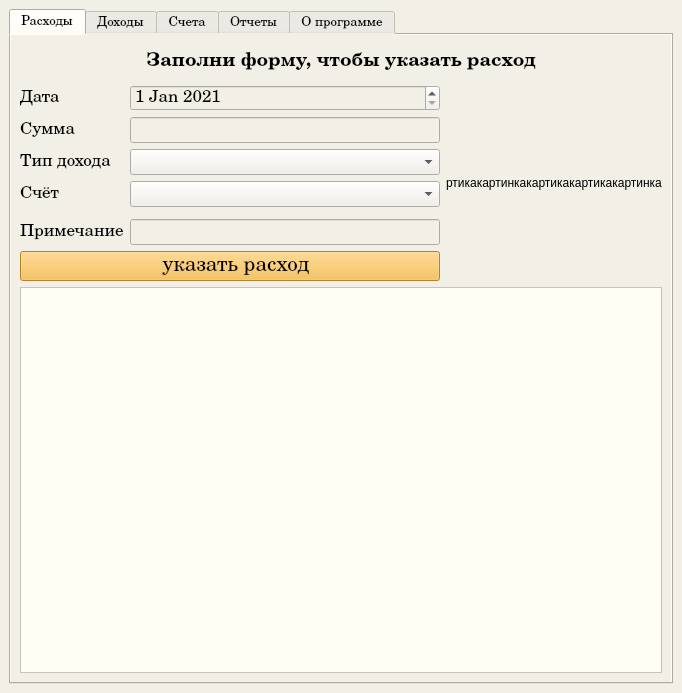
<?xml version="1.0" encoding="UTF-8"?>
<ui version="4.0">
 <class>MainWindow</class>
 <widget class="QMainWindow" name="MainWindow">
  <property name="geometry">
   <rect>
    <x>0</x>
    <y>0</y>
    <width>682</width>
    <height>693</height>
   </rect>
  </property>
  <property name="sizePolicy">
   <sizepolicy hsizetype="Expanding" vsizetype="Expanding">
    <horstretch>0</horstretch>
    <verstretch>0</verstretch>
   </sizepolicy>
  </property>
  <property name="windowTitle">
   <string>Home Money 1.0</string>
  </property>
  <property name="styleSheet">
   <string notr="true">background-color: rgb(242, 239, 230);
</string>
  </property>
  <widget class="QWidget" name="centralwidget">
   <layout class="QGridLayout" name="gridLayout">
    <item row="0" column="0">
     <widget class="QTabWidget" name="tabWidget">
      <property name="font">
       <font>
        <family>Century Schoolbook</family>
        <pointsize>10</pointsize>
       </font>
      </property>
      <property name="currentIndex">
       <number>0</number>
      </property>
      <widget class="QWidget" name="tab_spent">
       <attribute name="title">
        <string>Расходы</string>
       </attribute>
       <layout class="QGridLayout" name="gridLayout_7">
        <item row="2" column="0">
         <widget class="QTableWidget" name="tablespent">
          <property name="font">
           <font>
            <family>Century Schoolbook</family>
           </font>
          </property>
          <property name="styleSheet">
           <string notr="true">background-color: rgb(255, 254, 244);</string>
          </property>
         </widget>
        </item>
        <item row="1" column="0">
         <layout class="QGridLayout" name="gridLayout_3">
          <item row="6" column="1">
           <widget class="QLineEdit" name="write_other_spent">
            <property name="font">
             <font>
              <family>Century Schoolbook</family>
              <pointsize>13</pointsize>
             </font>
            </property>
           </widget>
          </item>
          <item row="2" column="0">
           <widget class="QLabel" name="label_7">
            <property name="font">
             <font>
              <family>Century Schoolbook</family>
              <pointsize>13</pointsize>
             </font>
            </property>
            <property name="text">
             <string>Сумма</string>
            </property>
           </widget>
          </item>
          <item row="4" column="1">
           <widget class="QComboBox" name="write_type_spent">
            <property name="font">
             <font>
              <family>Century Schoolbook</family>
              <pointsize>13</pointsize>
             </font>
            </property>
           </widget>
          </item>
          <item row="1" column="0">
           <widget class="QLabel" name="label_6">
            <property name="font">
             <font>
              <family>Century Schoolbook</family>
              <pointsize>13</pointsize>
             </font>
            </property>
            <property name="text">
             <string>Дата</string>
            </property>
           </widget>
          </item>
          <item row="6" column="0">
           <widget class="QLabel" name="label_14">
            <property name="font">
             <font>
              <family>Century Schoolbook</family>
              <pointsize>13</pointsize>
             </font>
            </property>
            <property name="text">
             <string>Примечание</string>
            </property>
           </widget>
          </item>
          <item row="1" column="1">
           <widget class="QDateEdit" name="write_date_spent">
            <property name="font">
             <font>
              <family>Century Schoolbook</family>
              <pointsize>13</pointsize>
             </font>
            </property>
            <property name="dateTime">
             <datetime>
              <hour>0</hour>
              <minute>0</minute>
              <second>0</second>
              <year>2021</year>
              <month>1</month>
              <day>1</day>
             </datetime>
            </property>
           </widget>
          </item>
          <item row="2" column="1">
           <widget class="QLineEdit" name="write_money_spent">
            <property name="font">
             <font>
              <family>Century Schoolbook</family>
              <pointsize>13</pointsize>
             </font>
            </property>
           </widget>
          </item>
          <item row="3" column="0">
           <widget class="QLabel" name="label_8">
            <property name="font">
             <font>
              <family>Century Schoolbook</family>
              <pointsize>13</pointsize>
             </font>
            </property>
            <property name="text">
             <string>Тип дохода</string>
            </property>
           </widget>
          </item>
          <item row="3" column="1">
           <widget class="QComboBox" name="write_checking_spent">
            <property name="font">
             <font>
              <family>Century Schoolbook</family>
              <pointsize>13</pointsize>
             </font>
            </property>
           </widget>
          </item>
          <item row="4" column="0">
           <widget class="QLabel" name="label_9">
            <property name="font">
             <font>
              <family>Century Schoolbook</family>
              <pointsize>13</pointsize>
             </font>
            </property>
            <property name="text">
             <string>Счёт</string>
            </property>
           </widget>
          </item>
          <item row="0" column="0" colspan="3">
           <widget class="QLabel" name="label_10">
            <property name="minimumSize">
             <size>
              <width>0</width>
              <height>35</height>
             </size>
            </property>
            <property name="font">
             <font>
              <family>Century Schoolbook</family>
              <pointsize>14</pointsize>
              <weight>75</weight>
              <bold>true</bold>
             </font>
            </property>
            <property name="styleSheet">
             <string notr="true"/>
            </property>
            <property name="text">
             <string>Заполни форму, чтобы указать расход</string>
            </property>
            <property name="alignment">
             <set>Qt::AlignCenter</set>
            </property>
           </widget>
          </item>
          <item row="7" column="0" colspan="2">
           <widget class="QPushButton" name="btn_new_spent">
            <property name="font">
             <font>
              <family>Century Schoolbook</family>
              <pointsize>16</pointsize>
             </font>
            </property>
            <property name="styleSheet">
             <string notr="true">background-color: rgb(246, 184, 61);</string>
            </property>
            <property name="text">
             <string>💸 указать расход</string>
            </property>
           </widget>
          </item>
          <item row="1" column="2" rowspan="7">
           <widget class="QLabel" name="label_image_spent">
            <property name="text">
             <string>ртикакартинкакартикакартикакартинка</string>
            </property>
           </widget>
          </item>
         </layout>
        </item>
       </layout>
      </widget>
      <widget class="QWidget" name="tab_income">
       <attribute name="title">
        <string>Доходы</string>
       </attribute>
       <layout class="QGridLayout" name="gridLayout_2">
        <item row="0" column="0">
         <layout class="QGridLayout" name="gridLayout_8">
          <item row="1" column="2">
           <widget class="QDateEdit" name="write_date_income">
            <property name="font">
             <font>
              <family>Century Schoolbook</family>
              <pointsize>13</pointsize>
             </font>
            </property>
            <property name="dateTime">
             <datetime>
              <hour>0</hour>
              <minute>0</minute>
              <second>0</second>
              <year>2021</year>
              <month>1</month>
              <day>1</day>
             </datetime>
            </property>
           </widget>
          </item>
          <item row="5" column="2">
           <widget class="QLineEdit" name="write_other_income">
            <property name="font">
             <font>
              <family>Century Schoolbook</family>
              <pointsize>13</pointsize>
             </font>
            </property>
           </widget>
          </item>
          <item row="2" column="1">
           <widget class="QLabel" name="label_3">
            <property name="font">
             <font>
              <family>Century Schoolbook</family>
              <pointsize>13</pointsize>
             </font>
            </property>
            <property name="text">
             <string>Сумма</string>
            </property>
           </widget>
          </item>
          <item row="2" column="2">
           <widget class="QLineEdit" name="write_money_income">
            <property name="font">
             <font>
              <family>Century Schoolbook</family>
              <pointsize>13</pointsize>
             </font>
            </property>
           </widget>
          </item>
          <item row="4" column="1">
           <widget class="QLabel" name="label_5">
            <property name="font">
             <font>
              <family>Century Schoolbook</family>
              <pointsize>13</pointsize>
             </font>
            </property>
            <property name="text">
             <string>Счёт</string>
            </property>
           </widget>
          </item>
          <item row="5" column="1">
           <widget class="QLabel" name="label_13">
            <property name="font">
             <font>
              <family>Century Schoolbook</family>
              <pointsize>13</pointsize>
             </font>
            </property>
            <property name="text">
             <string>Примечание</string>
            </property>
           </widget>
          </item>
          <item row="4" column="2">
           <widget class="QComboBox" name="write_checking_income">
            <property name="font">
             <font>
              <family>Century Schoolbook</family>
              <pointsize>13</pointsize>
             </font>
            </property>
           </widget>
          </item>
          <item row="3" column="1">
           <widget class="QLabel" name="label_4">
            <property name="font">
             <font>
              <family>Century Schoolbook</family>
              <pointsize>13</pointsize>
             </font>
            </property>
            <property name="text">
             <string>Тип дохода</string>
            </property>
           </widget>
          </item>
          <item row="1" column="3" rowspan="6">
           <widget class="QLabel" name="label_image_income">
            <property name="text">
             <string>ртикакартинкакартикакартикакартинка</string>
            </property>
           </widget>
          </item>
          <item row="3" column="2">
           <widget class="QComboBox" name="write_type_income">
            <property name="font">
             <font>
              <family>Century Schoolbook</family>
              <pointsize>13</pointsize>
             </font>
            </property>
           </widget>
          </item>
          <item row="1" column="1">
           <widget class="QLabel" name="label_2">
            <property name="font">
             <font>
              <family>Century Schoolbook</family>
              <pointsize>13</pointsize>
             </font>
            </property>
            <property name="text">
             <string>Дата</string>
            </property>
           </widget>
          </item>
          <item row="6" column="1" colspan="2">
           <widget class="QPushButton" name="btn_new_income">
            <property name="font">
             <font>
              <family>Century Schoolbook</family>
              <pointsize>16</pointsize>
             </font>
            </property>
            <property name="styleSheet">
             <string notr="true">background-color: rgb(246, 184, 61);</string>
            </property>
            <property name="text">
             <string>💳 внести новый доход</string>
            </property>
           </widget>
          </item>
          <item row="0" column="1" colspan="3">
           <widget class="QLabel" name="label">
            <property name="minimumSize">
             <size>
              <width>0</width>
              <height>35</height>
             </size>
            </property>
            <property name="font">
             <font>
              <family>Century Schoolbook</family>
              <pointsize>14</pointsize>
              <weight>75</weight>
              <italic>false</italic>
              <bold>true</bold>
             </font>
            </property>
            <property name="styleSheet">
             <string notr="true"/>
            </property>
            <property name="text">
             <string>Заполни форму, чтобы внести деньги на счет</string>
            </property>
            <property name="alignment">
             <set>Qt::AlignCenter</set>
            </property>
           </widget>
          </item>
         </layout>
        </item>
        <item row="1" column="0">
         <widget class="QTableWidget" name="table_income">
          <property name="font">
           <font>
            <family>Century Schoolbook</family>
           </font>
          </property>
          <property name="styleSheet">
           <string notr="true">background-color: rgb(255, 254, 244);</string>
          </property>
         </widget>
        </item>
       </layout>
      </widget>
      <widget class="QWidget" name="tab_checking">
       <attribute name="title">
        <string>Счета</string>
       </attribute>
       <layout class="QGridLayout" name="gridLayout_4">
        <item row="0" column="0">
         <layout class="QGridLayout" name="gridLayout_9">
          <item row="1" column="0">
           <widget class="QLabel" name="label_15">
            <property name="font">
             <font>
              <family>Century Schoolbook</family>
              <pointsize>13</pointsize>
             </font>
            </property>
            <property name="text">
             <string>Название</string>
            </property>
           </widget>
          </item>
          <item row="1" column="1">
           <widget class="QLineEdit" name="write_new_checking">
            <property name="font">
             <font>
              <family>Century Schoolbook</family>
              <pointsize>13</pointsize>
             </font>
            </property>
           </widget>
          </item>
          <item row="1" column="2" rowspan="2">
           <widget class="QLabel" name="label_imag_checking">
            <property name="text">
             <string>ртикакартинкакартикакартикакартинка</string>
            </property>
           </widget>
          </item>
          <item row="0" column="0" colspan="3">
           <widget class="QLabel" name="label_16">
            <property name="minimumSize">
             <size>
              <width>0</width>
              <height>35</height>
             </size>
            </property>
            <property name="font">
             <font>
              <family>Georgia</family>
              <pointsize>14</pointsize>
              <weight>75</weight>
              <bold>true</bold>
             </font>
            </property>
            <property name="styleSheet">
             <string notr="true"/>
            </property>
            <property name="text">
             <string>Заполни форму, чтобы добавить новый счёт</string>
            </property>
            <property name="alignment">
             <set>Qt::AlignCenter</set>
            </property>
           </widget>
          </item>
          <item row="2" column="0" colspan="2">
           <widget class="QPushButton" name="btn_new_checking">
            <property name="font">
             <font>
              <family>Century Schoolbook</family>
              <pointsize>16</pointsize>
             </font>
            </property>
            <property name="styleSheet">
             <string notr="true">background-color: rgb(246, 184, 61);</string>
            </property>
            <property name="text">
             <string>💰 завести новый счёт</string>
            </property>
           </widget>
          </item>
         </layout>
        </item>
        <item row="1" column="0">
         <widget class="QTableWidget" name="table_checking">
          <property name="styleSheet">
           <string notr="true">background-color: rgb(255, 254, 244);</string>
          </property>
         </widget>
        </item>
       </layout>
      </widget>
      <widget class="QWidget" name="tab_stat">
       <attribute name="title">
        <string>Отчеты</string>
       </attribute>
       <layout class="QVBoxLayout" name="verticalLayout_5">
        <item>
         <widget class="QLabel" name="label_17">
          <property name="font">
           <font>
            <family>Century Schoolbook</family>
            <pointsize>16</pointsize>
            <weight>75</weight>
            <bold>true</bold>
           </font>
          </property>
          <property name="text">
           <string>&lt;html&gt;&lt;head/&gt;&lt;body&gt;&lt;p align=&quot;center&quot;&gt;&lt;span style=&quot; font-size:14pt;&quot;&gt;Посмотри на свои траты и сделай выводы 😜&lt;/span&gt;&lt;/p&gt;&lt;/body&gt;&lt;/html&gt;</string>
          </property>
         </widget>
        </item>
        <item>
         <layout class="QGridLayout" name="gridLayout_5">
          <item row="2" column="2">
           <widget class="QDateEdit" name="date_stat_2">
            <property name="font">
             <font>
              <family>Century Schoolbook</family>
              <pointsize>13</pointsize>
             </font>
            </property>
            <property name="dateTime">
             <datetime>
              <hour>0</hour>
              <minute>0</minute>
              <second>0</second>
              <year>2021</year>
              <month>1</month>
              <day>2</day>
             </datetime>
            </property>
           </widget>
          </item>
          <item row="1" column="0">
           <spacer name="horizontalSpacer_3">
            <property name="orientation">
             <enum>Qt::Horizontal</enum>
            </property>
            <property name="sizeType">
             <enum>QSizePolicy::Maximum</enum>
            </property>
            <property name="sizeHint" stdset="0">
             <size>
              <width>150</width>
              <height>20</height>
             </size>
            </property>
           </spacer>
          </item>
          <item row="0" column="3">
           <spacer name="horizontalSpacer_6">
            <property name="orientation">
             <enum>Qt::Horizontal</enum>
            </property>
            <property name="sizeType">
             <enum>QSizePolicy::Maximum</enum>
            </property>
            <property name="sizeHint" stdset="0">
             <size>
              <width>50</width>
              <height>20</height>
             </size>
            </property>
           </spacer>
          </item>
          <item row="1" column="1">
           <widget class="QLabel" name="label_19">
            <property name="font">
             <font>
              <family>Century Schoolbook</family>
              <pointsize>13</pointsize>
             </font>
            </property>
            <property name="text">
             <string>&lt;html&gt;&lt;head/&gt;&lt;body&gt;&lt;p align=&quot;right&quot;&gt;с&lt;/p&gt;&lt;/body&gt;&lt;/html&gt;</string>
            </property>
           </widget>
          </item>
          <item row="1" column="2">
           <widget class="QDateEdit" name="date_stat_1">
            <property name="font">
             <font>
              <family>Century Schoolbook</family>
              <pointsize>13</pointsize>
             </font>
            </property>
            <property name="dateTime">
             <datetime>
              <hour>0</hour>
              <minute>0</minute>
              <second>0</second>
              <year>2021</year>
              <month>1</month>
              <day>1</day>
             </datetime>
            </property>
           </widget>
          </item>
          <item row="2" column="1">
           <widget class="QLabel" name="label_20">
            <property name="font">
             <font>
              <family>Century Schoolbook</family>
              <pointsize>13</pointsize>
             </font>
            </property>
            <property name="text">
             <string>&lt;html&gt;&lt;head/&gt;&lt;body&gt;&lt;p align=&quot;right&quot;&gt;по&lt;/p&gt;&lt;/body&gt;&lt;/html&gt;</string>
            </property>
           </widget>
          </item>
          <item row="0" column="4">
           <widget class="QLabel" name="label_23">
            <property name="font">
             <font>
              <family>Century Schoolbook</family>
              <pointsize>13</pointsize>
              <weight>75</weight>
              <bold>true</bold>
             </font>
            </property>
            <property name="text">
             <string>&lt;html&gt;&lt;head/&gt;&lt;body&gt;&lt;p align=&quot;center&quot;&gt;Выбери тип расхода&lt;/p&gt;&lt;/body&gt;&lt;/html&gt;</string>
            </property>
           </widget>
          </item>
          <item row="0" column="2">
           <widget class="QLabel" name="label_18">
            <property name="font">
             <font>
              <family>Century Schoolbook</family>
              <pointsize>13</pointsize>
              <weight>75</weight>
              <bold>true</bold>
             </font>
            </property>
            <property name="text">
             <string>&lt;html&gt;&lt;head/&gt;&lt;body&gt;&lt;p align=&quot;center&quot;&gt;Выбери период отчета&lt;/p&gt;&lt;/body&gt;&lt;/html&gt;</string>
            </property>
           </widget>
          </item>
          <item row="1" column="6">
           <spacer name="horizontalSpacer_4">
            <property name="orientation">
             <enum>Qt::Horizontal</enum>
            </property>
            <property name="sizeType">
             <enum>QSizePolicy::Maximum</enum>
            </property>
            <property name="sizeHint" stdset="0">
             <size>
              <width>150</width>
              <height>20</height>
             </size>
            </property>
           </spacer>
          </item>
          <item row="3" column="2">
           <spacer name="horizontalSpacer_5">
            <property name="orientation">
             <enum>Qt::Horizontal</enum>
            </property>
            <property name="sizeType">
             <enum>QSizePolicy::Maximum</enum>
            </property>
            <property name="sizeHint" stdset="0">
             <size>
              <width>100</width>
              <height>10</height>
             </size>
            </property>
           </spacer>
          </item>
          <item row="4" column="1" colspan="4">
           <widget class="QPushButton" name="btn_stat_spent">
            <property name="font">
             <font>
              <family>Century Schoolbook</family>
              <pointsize>16</pointsize>
              <weight>75</weight>
              <bold>true</bold>
             </font>
            </property>
            <property name="styleSheet">
             <string notr="true">background-color: rgb(246, 184, 61);</string>
            </property>
            <property name="text">
             <string>Посчитать</string>
            </property>
           </widget>
          </item>
          <item row="6" column="1" colspan="4">
           <widget class="QLabel" name="label_24">
            <property name="font">
             <font>
              <family>Century Schoolbook</family>
              <pointsize>13</pointsize>
              <weight>75</weight>
              <bold>true</bold>
             </font>
            </property>
            <property name="text">
             <string>&lt;html&gt;&lt;head/&gt;&lt;body&gt;&lt;p align=&quot;center&quot;&gt;Потрачено&lt;/p&gt;&lt;/body&gt;&lt;/html&gt;</string>
            </property>
           </widget>
          </item>
          <item row="7" column="1" colspan="4">
           <widget class="QLabel" name="label_report_stat_spent">
            <property name="font">
             <font>
              <family>Century Schoolbook</family>
              <pointsize>20</pointsize>
              <weight>75</weight>
              <bold>true</bold>
             </font>
            </property>
            <property name="text">
             <string>&lt;html&gt;&lt;head/&gt;&lt;body&gt;&lt;p align=&quot;center&quot;&gt;0 руб&lt;/p&gt;&lt;/body&gt;&lt;/html&gt;</string>
            </property>
           </widget>
          </item>
          <item row="5" column="2">
           <spacer name="horizontalSpacer_7">
            <property name="orientation">
             <enum>Qt::Horizontal</enum>
            </property>
            <property name="sizeType">
             <enum>QSizePolicy::Maximum</enum>
            </property>
            <property name="sizeHint" stdset="0">
             <size>
              <width>100</width>
              <height>10</height>
             </size>
            </property>
           </spacer>
          </item>
          <item row="1" column="4">
           <widget class="QComboBox" name="comboBox">
            <property name="font">
             <font>
              <family>Century Schoolbook</family>
              <pointsize>13</pointsize>
             </font>
            </property>
           </widget>
          </item>
         </layout>
        </item>
        <item>
         <spacer name="horizontalSpacer">
          <property name="orientation">
           <enum>Qt::Horizontal</enum>
          </property>
          <property name="sizeHint" stdset="0">
           <size>
            <width>40</width>
            <height>10</height>
           </size>
          </property>
         </spacer>
        </item>
        <item>
         <layout class="QGridLayout" name="gridLayout_6">
          <item row="1" column="0">
           <widget class="QLabel" name="label_all_income">
            <property name="minimumSize">
             <size>
              <width>0</width>
              <height>50</height>
             </size>
            </property>
            <property name="font">
             <font>
              <family>Century Schoolbook</family>
              <pointsize>23</pointsize>
              <weight>75</weight>
              <bold>true</bold>
             </font>
            </property>
            <property name="styleSheet">
             <string notr="true">background-color: rgb(246, 184, 61);</string>
            </property>
            <property name="text">
             <string>&lt;html&gt;&lt;head/&gt;&lt;body&gt;&lt;p align=&quot;center&quot;&gt;0 руб&lt;/p&gt;&lt;/body&gt;&lt;/html&gt;</string>
            </property>
           </widget>
          </item>
          <item row="3" column="0" colspan="2">
           <widget class="QLabel" name="label_30">
            <property name="enabled">
             <bool>true</bool>
            </property>
            <property name="minimumSize">
             <size>
              <width>0</width>
              <height>40</height>
             </size>
            </property>
            <property name="font">
             <font>
              <family>Century Schoolbook</family>
              <pointsize>12</pointsize>
              <weight>75</weight>
              <bold>true</bold>
             </font>
            </property>
            <property name="styleSheet">
             <string notr="true">background-color: rgb(213, 210, 195);</string>
            </property>
            <property name="text">
             <string>&lt;html&gt;&lt;head/&gt;&lt;body&gt;&lt;p align=&quot;center&quot;&gt;👛 остаток на всех счетах&lt;/p&gt;&lt;/body&gt;&lt;/html&gt;</string>
            </property>
           </widget>
          </item>
          <item row="0" column="1">
           <widget class="QLabel" name="label_28">
            <property name="font">
             <font>
              <family>Century Schoolbook</family>
              <pointsize>12</pointsize>
              <weight>75</weight>
              <bold>true</bold>
             </font>
            </property>
            <property name="styleSheet">
             <string notr="true">background-color: rgb(213, 210, 195);</string>
            </property>
            <property name="text">
             <string>&lt;html&gt;&lt;head/&gt;&lt;body&gt;&lt;p align=&quot;center&quot;&gt;всего потрачено ➖&lt;/p&gt;&lt;/body&gt;&lt;/html&gt;</string>
            </property>
           </widget>
          </item>
          <item row="0" column="0">
           <widget class="QLabel" name="label_26">
            <property name="minimumSize">
             <size>
              <width>0</width>
              <height>40</height>
             </size>
            </property>
            <property name="font">
             <font>
              <family>Century Schoolbook</family>
              <pointsize>12</pointsize>
              <weight>75</weight>
              <bold>true</bold>
             </font>
            </property>
            <property name="styleSheet">
             <string notr="true">background-color: rgb(213, 210, 195);</string>
            </property>
            <property name="text">
             <string>&lt;html&gt;&lt;head/&gt;&lt;body&gt;&lt;p align=&quot;center&quot;&gt;всего заработано ➕&lt;/p&gt;&lt;/body&gt;&lt;/html&gt;</string>
            </property>
           </widget>
          </item>
          <item row="1" column="1">
           <widget class="QLabel" name="label_all_spent">
            <property name="font">
             <font>
              <family>Century Schoolbook</family>
              <pointsize>23</pointsize>
              <weight>75</weight>
              <bold>true</bold>
             </font>
            </property>
            <property name="styleSheet">
             <string notr="true">background-color: rgb(246, 184, 61);</string>
            </property>
            <property name="text">
             <string>&lt;html&gt;&lt;head/&gt;&lt;body&gt;&lt;p align=&quot;center&quot;&gt;0 руб&lt;/p&gt;&lt;/body&gt;&lt;/html&gt;</string>
            </property>
           </widget>
          </item>
          <item row="2" column="0" colspan="2">
           <spacer name="horizontalSpacer_8">
            <property name="orientation">
             <enum>Qt::Horizontal</enum>
            </property>
            <property name="sizeHint" stdset="0">
             <size>
              <width>40</width>
              <height>10</height>
             </size>
            </property>
           </spacer>
          </item>
         </layout>
        </item>
        <item>
         <widget class="QLabel" name="label_all_money_now">
          <property name="font">
           <font>
            <family>Century Schoolbook</family>
            <pointsize>23</pointsize>
            <weight>75</weight>
            <bold>true</bold>
           </font>
          </property>
          <property name="styleSheet">
           <string notr="true">background-color: rgb(246, 184, 61);</string>
          </property>
          <property name="text">
           <string>&lt;html&gt;&lt;head/&gt;&lt;body&gt;&lt;p align=&quot;center&quot;&gt;0 руб&lt;/p&gt;&lt;/body&gt;&lt;/html&gt;</string>
          </property>
         </widget>
        </item>
        <item>
         <spacer name="horizontalSpacer_2">
          <property name="orientation">
           <enum>Qt::Horizontal</enum>
          </property>
          <property name="sizeHint" stdset="0">
           <size>
            <width>40</width>
            <height>10</height>
           </size>
          </property>
         </spacer>
        </item>
        <item>
         <widget class="QLabel" name="label_quote">
          <property name="font">
           <font>
            <family>Monotype Corsiva</family>
            <pointsize>11</pointsize>
            <italic>true</italic>
           </font>
          </property>
          <property name="text">
           <string>&lt;html&gt;&lt;head/&gt;&lt;body&gt;&lt;p align=&quot;center&quot;&gt;&lt;span style=&quot; font-size:16pt;&quot;&gt;Деньги - это не главное, возможно...&lt;/span&gt;&lt;/p&gt;&lt;/body&gt;&lt;/html&gt;</string>
          </property>
         </widget>
        </item>
       </layout>
      </widget>
      <widget class="QWidget" name="tab_faq">
       <attribute name="title">
        <string>О программе</string>
       </attribute>
       <layout class="QVBoxLayout" name="verticalLayout">
        <item>
         <widget class="QLabel" name="label_12">
          <property name="maximumSize">
           <size>
            <width>16777214</width>
            <height>110</height>
           </size>
          </property>
          <property name="font">
           <font>
            <family>Century Schoolbook</family>
            <pointsize>9</pointsize>
           </font>
          </property>
          <property name="text">
           <string>&lt;html&gt;&lt;head/&gt;&lt;body&gt;&lt;p&gt;Версия 1.0 beta.&lt;br/&gt;	Программа Home Money создана для ведения домашней бухгалтерии.&lt;br/&gt;	Для добавления доходов, расходов и создания новых счетов пройдите на одноименные вкладки. &lt;br/&gt;	Также вы можете посмотреть на отчеты по затратам, чтобы сделать выводы о более рациональной трате денег.&lt;br/&gt;	В программе все расчеты производятся только в рублях.&lt;br/&gt;	В новых версиях ожидается улучшенная графика и статистика.&lt;br/&gt;	Приложение полностью бесплатное и создано в рамках обучения в Яндекс.Лицей.&lt;/p&gt;&lt;/body&gt;&lt;/html&gt;</string>
          </property>
         </widget>
        </item>
        <item>
         <widget class="QLabel" name="label_11">
          <property name="styleSheet">
           <string notr="true">background-color: rgb(246, 184, 61);</string>
          </property>
          <property name="text">
           <string/>
          </property>
         </widget>
        </item>
       </layout>
      </widget>
     </widget>
    </item>
   </layout>
  </widget>
  <action name="action_new_income">
   <property name="text">
    <string>Новый доход</string>
   </property>
  </action>
  <action name="action_new_spent">
   <property name="text">
    <string>Новый расход</string>
   </property>
  </action>
  <action name="action_new_checking">
   <property name="text">
    <string>Новый счет</string>
   </property>
  </action>
  <action name="action_see_income">
   <property name="text">
    <string>Доходы</string>
   </property>
  </action>
  <action name="action_see_spent">
   <property name="text">
    <string>Расходы</string>
   </property>
  </action>
  <action name="action_FAQ">
   <property name="text">
    <string>Посмотреть справку</string>
   </property>
  </action>
 </widget>
 <resources/>
 <connections/>
</ui>
